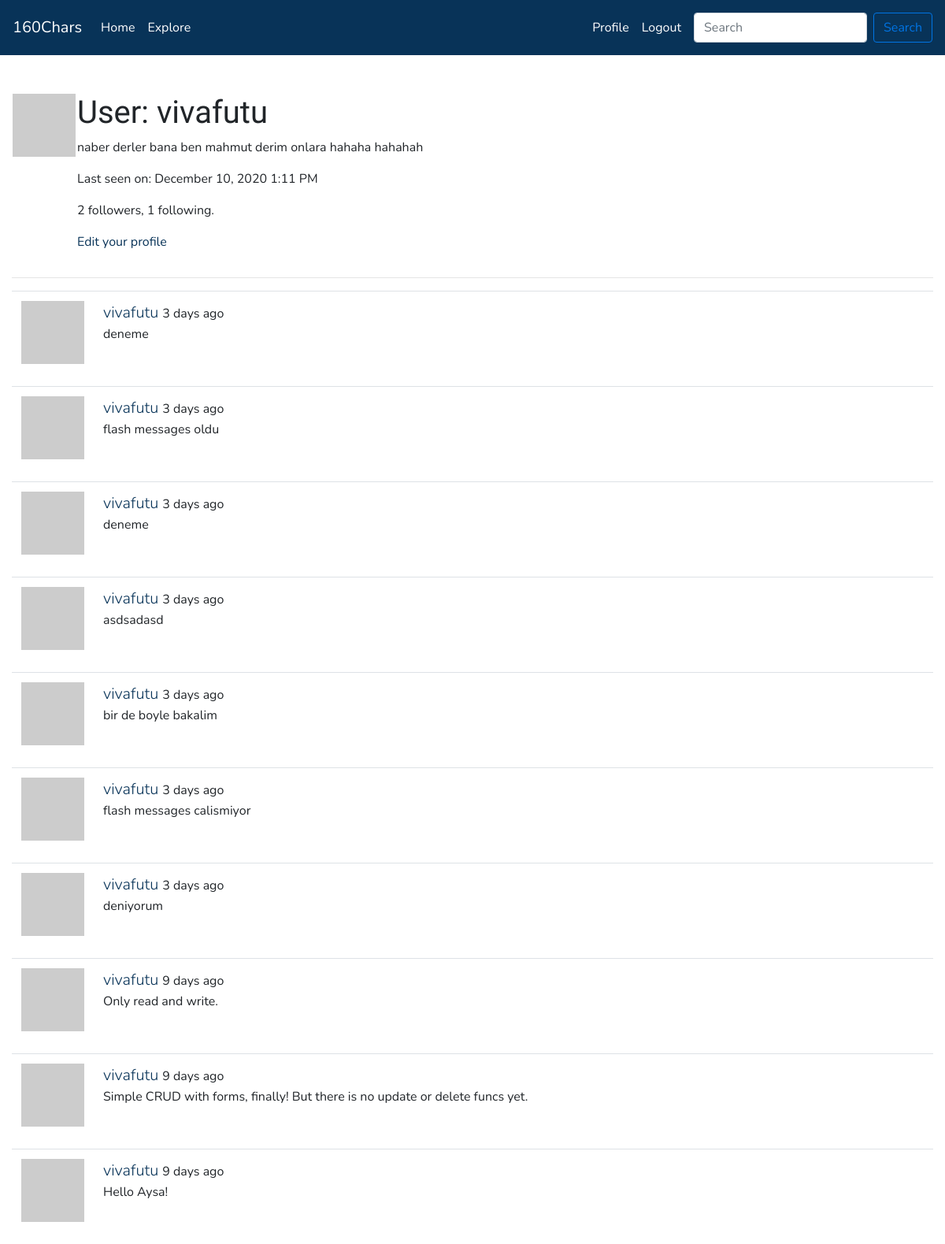
The app's page /user/vivafutu (signed in), older data.
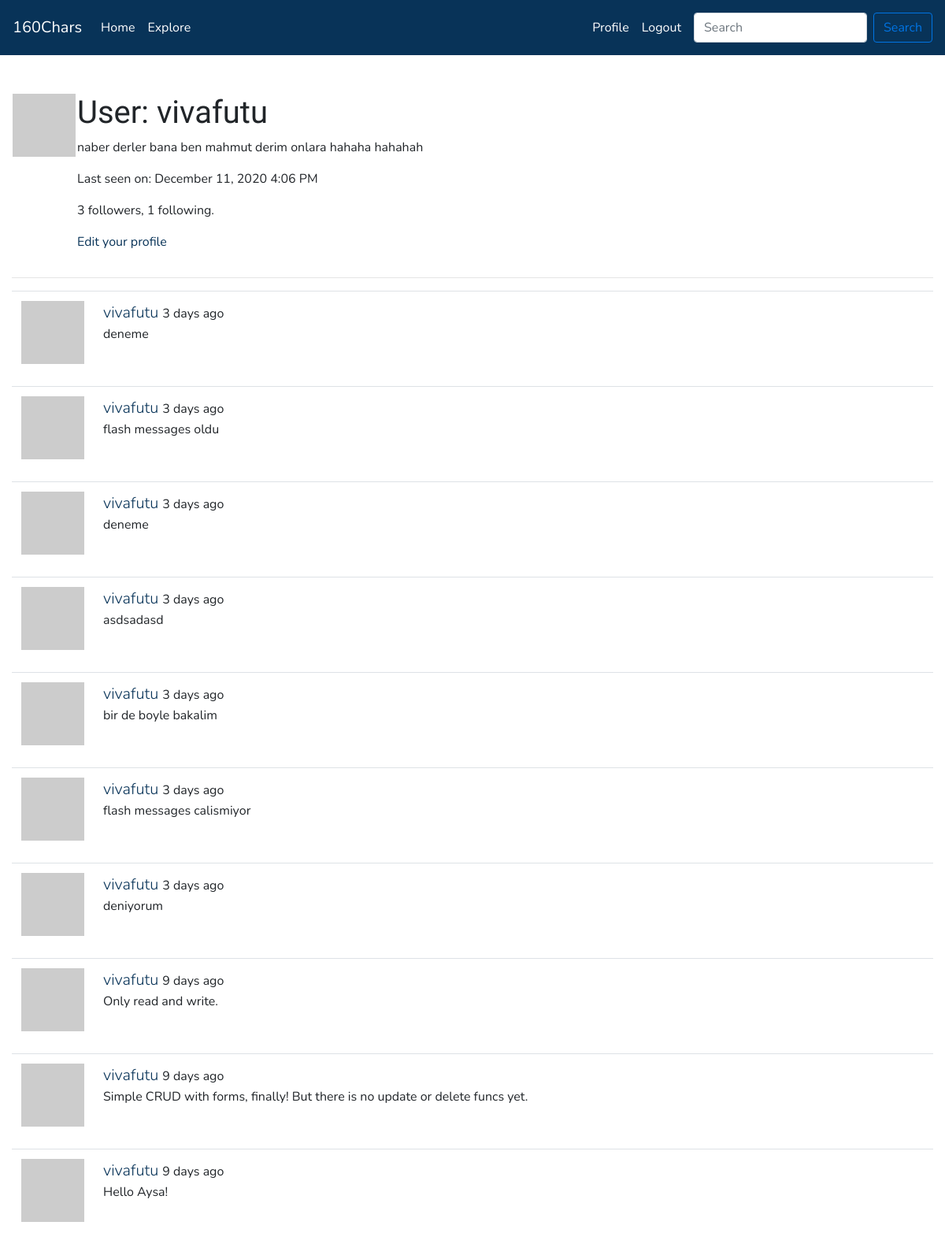
The same page, newer data.
### app/models.py (models this page shows, shortened)
class User(UserMixin, db.Model):
    id = db.Column(db.Integer, primary_key=True)
    username = db.Column(db.String(64), index=True, unique=True)
    email = db.Column(db.String(120), index=True, unique=True)
    password_hash = db.Column(db.String(128))
    posts = db.relationship('Post', backref='author', lazy='dynamic')
    about_me = db.Column(db.String(160))
    last_seen = db.Column(db.DateTime, default=datetime.utcnow)
    followed = db.relationship(
        'User', secondary=followers,
        primaryjoin=(followers.c.follower_id == id),
        secondaryjoin=(followers.c.followed_id == id),
        backref=db.backref('followers', lazy='dynamic'), lazy='dynamic')
    def avatar(self, size):
        digest = md5(self.email.lower().encode('utf-8')).hexdigest()
        return 'https://www.gravatar.com/avatar/{}?d=identicon&s={}'.format(
            digest, size)

class Post(db.Model):
    id = db.Column(db.Integer, primary_key=True)
    body = db.Column(db.String(160))
    timestamp = db.Column(db.DateTime, index=True, default=datetime.utcnow)
    user_id = db.Column(db.Integer, db.ForeignKey('user.id'))

### app/main/routes.py (the view)
@bp.route('/user/<username>')
@login_required
def user(username):
    user = User.query.filter_by(username=username).first_or_404()
    page = request.args.get('page', 1, type=int)
    posts = user.posts.order_by(Post.timestamp.desc()).paginate(
        page, current_app.config['POSTS_PER_PAGE'], False)
    next_url = url_for('user', username=user.username, page=posts.next_num) \
        if posts.has_next else None
    prev_url = url_for('user', username=user.username, page=posts.prev_num) \
        if posts.has_prev else None
    form = EmptyForm()
    return render_template ('user.html', user=user, posts=posts.items, form=form,
                            next_url=next_url, prev_url=prev_url)

### app/main/forms.py
class EmptyForm(FlaskForm):
    submit = SubmitField('Submit')

### app/main/routes.py (called while the page is built)
@bp.before_request
def before_request():
    if current_user.is_authenticated:
        current_user.last_seen = datetime.utcnow()
        db.session.commit()

### app/models.py (called while the page is built)
@login.user_loader
def load_user(id):
    return User.query.get(int(id))

### app/templates/user.html (shortened to what this page needs)
{% extends 'base.html' %}
{% block content %}
<table>
    <tr valign="top">
        <td><img src="{{ user.avatar(128) }}"</td>
        <td>
            <h1>User: {{user.username}} </h1>
            {% if user.about_me %}<p>{{ user.about_me }}</p> {% endif %}
            {% if user.last_seen %}<p> Last seen on: {{ moment(user.last_seen).format('LLL') }}</p>{% endif %}
            <p>{{ user.followers.count() }} followers, {{ user.followed.count() }} following.</p>
            {% if user == current_user %}
            <p><a href="{{ url_for('main.edit_profile') }}">Edit your profile</a></p>
            {% endif %}
        </td>
    </tr>
</table>
    <hr>
    {% for post in posts %}
        {% include '_post.html' %}
    {% endfor %}
{% endblock %}

### app/templates/base.html (shortened to what this page needs)
{% from 'bootstrap/utils.html' import render_messages, render_static %}
<!doctype html>
<html lang="en">
    <head>
        {% block head %}
        {% block styles %}
            {{ bootstrap.load_css() }}
            {{ render_static('css', 'theme.css', local=True) }}
        {% endblock %}
        {% endblock %}
    </head>
<body>
    {% block navbar %}
    <nav class="navbar navbar-expand-lg navbar-dark bg-primary" id="navbar1">
        <a class="navbar-brand" href="{{ url_for('main.index') }}">160Chars</a>
            <div class="collapse navbar-collapse" id="navbarSupportedContent">
                <ul class="navbar-nav mr-auto">
                    <li class="nav-item active">
                        <a class="nav-link" href="{{ url_for('main.index') }}">Home</a>
                    </li>
                    <li class="nav-item active">
                        <a class="nav-link" href="{{ url_for('main.explore') }}">Explore</a>
                    </li>
                </ul>
                <ul class="navbar-nav mr-sm-2">
                {% if current_user.is_anonymous %}
                    <li class="nav-item active">
                        <a class="nav-link" href="{{ url_for('auth.login') }}">Login</a>
                    </li>
                    <li class="nav-item active">
                        <a class="nav-link" href="{{ url_for('auth.register') }}">Register</a>
                    </li>
                {% else %}
                    <li class="nav-item active">
                        <a class="nav-link" href="{{ url_for('main.user', username=current_user.username) }}">Profile</a>
                    </li>
                    <li class="nav-item active">
                        <a class="nav-link" href="{{ url_for('auth.logout') }}">Logout</a>
                    </li>
                {% endif %}
                </ul>
                <form class="form-inline my-2 my-lg-2">
                    <input class="form-control mr-sm-2" type="search" placeholder="Search" aria-label="Search">
                    <button class="btn btn-outline-success my-2 my-sm-0" type="submit">Search</button>
                </form>
            </div>
    </nav>
{% endblock %}
    <main class="container-fluid pt-5">
        {% block content %}{% endblock %}
    </main>
    </body>
</html>

### app/templates/_post.html
<table class="table table-hover">
    <tr>
        <td width="70px">
            <a href="{{ url_for('main.user', username=post.author.username) }}">
                <img src="{{ post.author.avatar(70) }}" />
            </a>
        </td>
        <td>
            <a class="lead" href="{{ url_for('main.user', username=post.author.username) }}">
                {{ post.author.username }}
            </a>
            {{ moment(post.timestamp).fromNow() }}
            <p>{{ post.body }}</p>
        </td>
    </tr>
</table>

Row changes from the older to the newer data that the page shows:
changed User "vivafutu": last_seen "December 10, 2020 1:11 PM" → "December 11, 2020 4:06 PM"
Text that changed along with them:
{{ user.followers.count() }}: "2" → "3"
